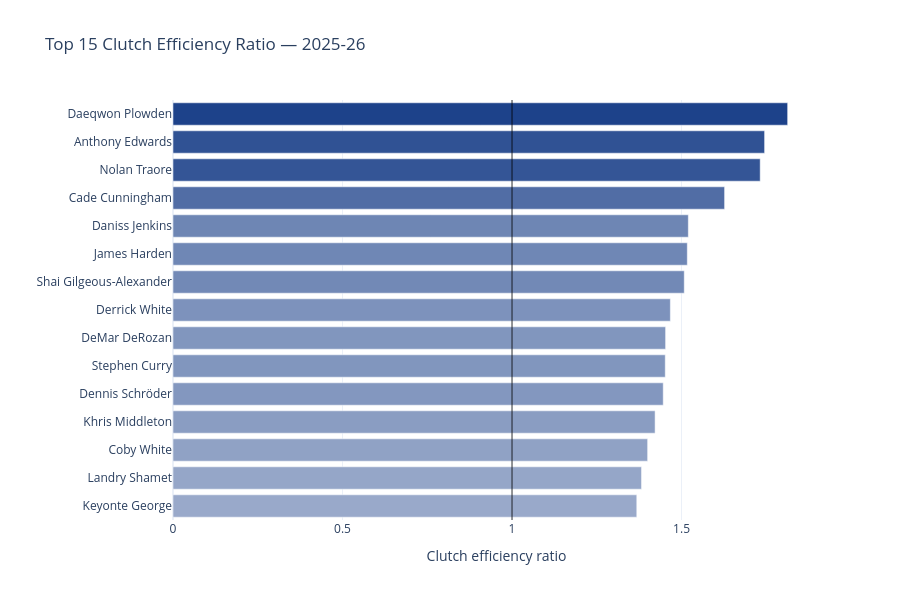

Notebook code for this chart:
### Markdown cell above
**Clutch Efficiency Ratio (CER)**

A player averaging 30 PPG who scores 4 clutch PPG is not necessarily a better clutch performer than a player averaging 16 PPG who also scores 4 clutch PPG — the latter is doing so with far less overall offensive involvement. Raw clutch scoring alone doesn't tell the full story.

The **Clutch Efficiency Ratio (CER)** addresses this by comparing how efficiently a player scores *per minute* in clutch situations versus their overall season average:

A CER of **1.0** means the player scores at exactly the same rate in clutch as they do throughout the season. Above 1.0 means they elevate their scoring efficiency when the game
is on the line. The higher the value, the more they rise to the occasion. Below 1.0 means their scoring rate drops under pressure.

This metric levels the playing field between high-volume scorers and role players, making it possible to identify players who are genuinely more dangerous in clutch situations regardless of their overall offensive role.

### Code cell
# Bar chart: Clutch Efficiency Ratio: Clutch PPM / Overall PPM
diff_top = df.nlargest(15, 'PTS_CER')[['PLAYER_NAME', 'PTS_CER', 'TEAM_ABBREVIATION']].sort_values('PTS_CER')

fig = px.bar(
    diff_top,
    x='PTS_CER', y='PLAYER_NAME',
    orientation='h',
    color='PTS_CER',
    color_continuous_scale=nba_plotly_scale,
    color_continuous_midpoint=1,
    hover_data=['TEAM_ABBREVIATION'],
    title=f'Top 15 Clutch Efficiency Ratio — {SEASON}',
    labels={'PTS_CER': 'Clutch efficiency ratio', 'PLAYER_NAME': ''}
)
fig.add_vline(x=1, line_color='black', line_width=0.8)
fig.update_layout(height=600, template='plotly_white', showlegend=False,
                  coloraxis_showscale=False)
fig.write_html('clutch_efficiency_ratio.html')
fig.show()

### Figure 1 — Plotly figure (JSON) as saved in the notebook; plotly's stock layout.template omitted (floating-point values rounded to 4 significant figures)
{"data": [{"customdata": [["UTA"], ["NYK"], ["CHA"], ["DAL"], ["CLE"], ["GSW"], ["SAC"], ["BOS"], ["OKC"], ["CLE"], ["DET"], ["DET"], ["BKN"], ["MIN"], ["SAC"]], "hovertemplate": "Clutch efficiency ratio=%{marker.color}<br>=%{y}<br>TEAM_ABBREVIATION=%{customdata[0]}<extra></extra>", "legendgroup": "", "marker": {"color": [1.368, 1.382, 1.4, 1.422, 1.446, 1.452, 1.453, 1.467, 1.508, 1.517, 1.52, 1.627, 1.732, 1.745, 1.813], "coloraxis": "coloraxis", "pattern": {"shape": ""}}, "name": "", "orientation": "h", "showlegend": false, "textposition": "auto", "type": "bar", "x": [1.368, 1.382, 1.4, 1.422, 1.446, 1.452, 1.453, 1.467, 1.508, 1.517, 1.52, 1.627, 1.732, 1.745, 1.813], "xaxis": "x", "y": ["Keyonte George", "Landry Shamet", "Coby White", "Khris Middleton", "Dennis Schröder", "Stephen Curry", "DeMar DeRozan", "Derrick White", "Shai Gilgeous-Alexander", "James Harden", "Daniss Jenkins", "Cade Cunningham", "Nolan Traore", "Anthony Edwards", "Daeqwon Plowden"], "yaxis": "y"}], "layout": {"barmode": "relative", "coloraxis": {"cmid": 1, "colorbar": {"title": {"text": "Clutch efficiency ratio"}}, "colorscale": [[0, "#c8102e"], [0.5, "#ffffff"], [1, "#1d428a"]], "showscale": false}, "height": 600, "legend": {"tracegroupgap": 0}, "shapes": [{"line": {"color": "black", "width": 0.8}, "type": "line", "x0": 1, "x1": 1, "xref": "x", "y0": 0, "y1": 1, "yref": "y domain"}], "showlegend": false, "title": {"text": "Top 15 Clutch Efficiency Ratio — 2025-26"}, "xaxis": {"anchor": "y", "domain": [0, 1], "title": {"text": "Clutch efficiency ratio"}}, "yaxis": {"anchor": "x", "domain": [0, 1], "title": {"text": ""}}}}
